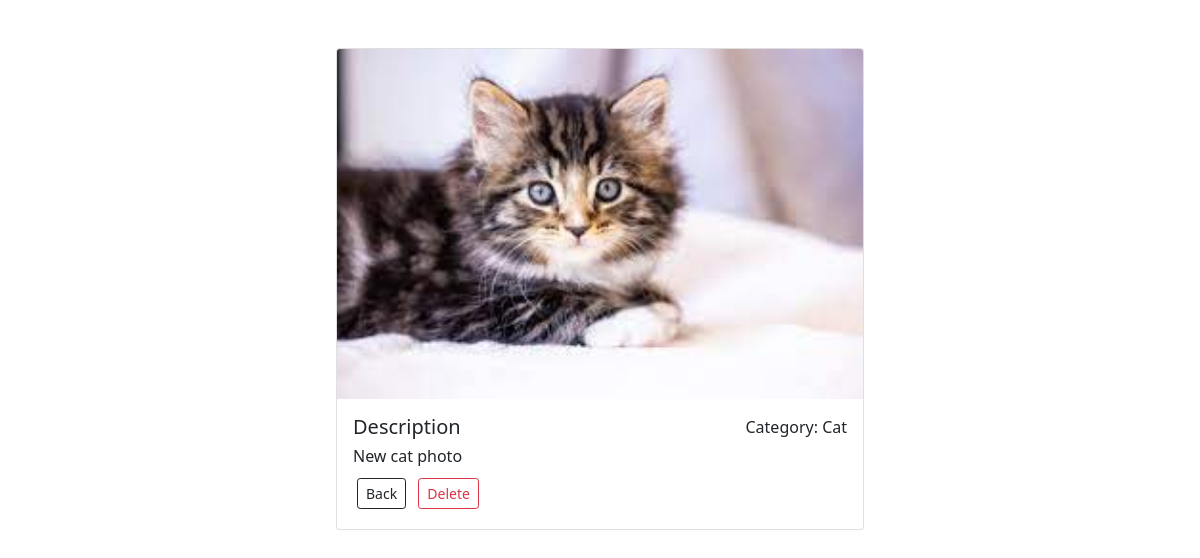
Page /photo/10 on the committed database.
### photos/models.py (models this page shows, shortened)
class Photo(models.Model):
    category = models.ForeignKey(Category, on_delete=models.SET_NULL, null=True, blank=True)
    image = models.ImageField(null=False, blank=False)
    description = models.TextField()

class Category(models.Model):
    name = models.CharField(max_length=100, null=False, blank=False)
    def __str__(self) -> str:
        return self.name

### photos/views.py (the view)
# urls.py: path("photo/<str:pk>", views.viewPhoto, name='photo'),
def viewPhoto(request, pk):
    photo = Photo.objects.get(id=pk)
    return render(request, "photos/photo.html", {'photo': photo})

### photos/templates/photos/photo.html (shortened to what this page needs)
<!doctype html>
<html lang="en">
<head>
    <link href="https://cdn.jsdelivr.net/npm/bootstrap@5.0.2/dist/css/bootstrap.min.css" rel="stylesheet">
</head>
<body class="m-5">
    <div class="container">
        <div class="row">
            <div class="col-md-6 offset-md-3">
                <div class="card">
                    <img src="{{ photo.image.url }}" class="card-img-top" alt="{{ photo.description }}">
                    <div class="card-body" >
                        <div class="row">
                            <div class="col">
                                <h5 class="card-title">Description</h5>
                                <h6 class="card-title">{{ photo.description }}</h6>
                                <a class="btn btn-outline-dark btn-sm m-1" href="{% url 'gallery' %}" >Back</a>
                                <a class="btn btn-outline-danger btn-sm m-1" href="{% url 'delete' photo.id %}" >Delete</a>
                            </div>
                            <div class="col-4 text-end">
                                <p class="mt-0">Category: {{ photo.category }}</p>
                            </div>
                        </div>
                    </div>
                </div>
            </div>
        </div>
    </div>
</body>
</html>

### rows in the picture
Photo: image (picture), description "New cat photo", category "Cat"
